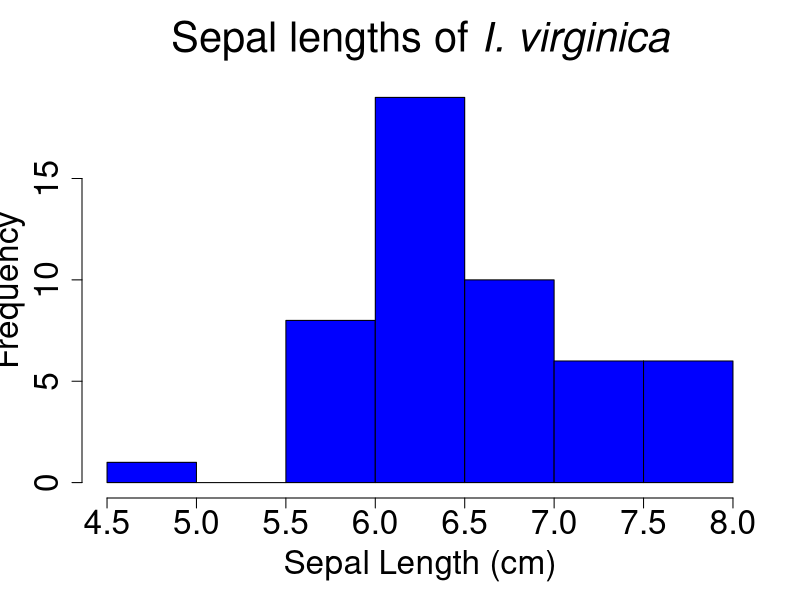
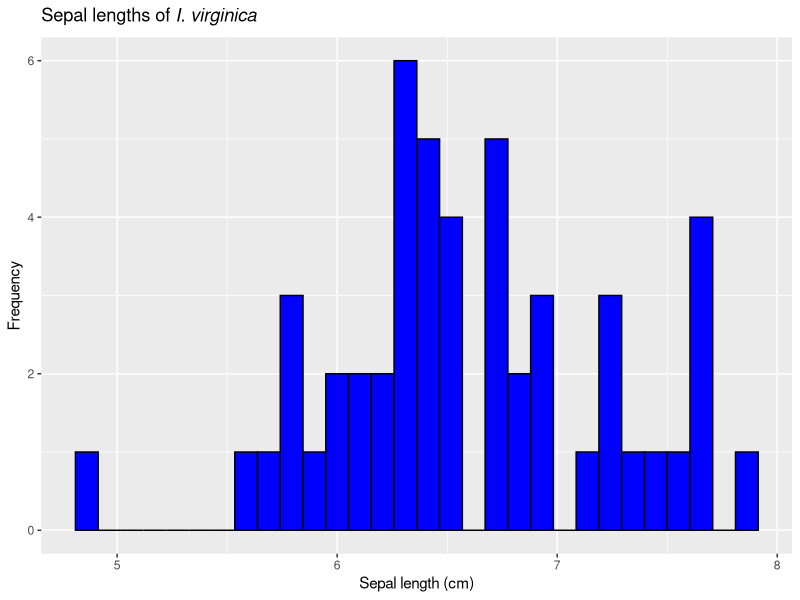
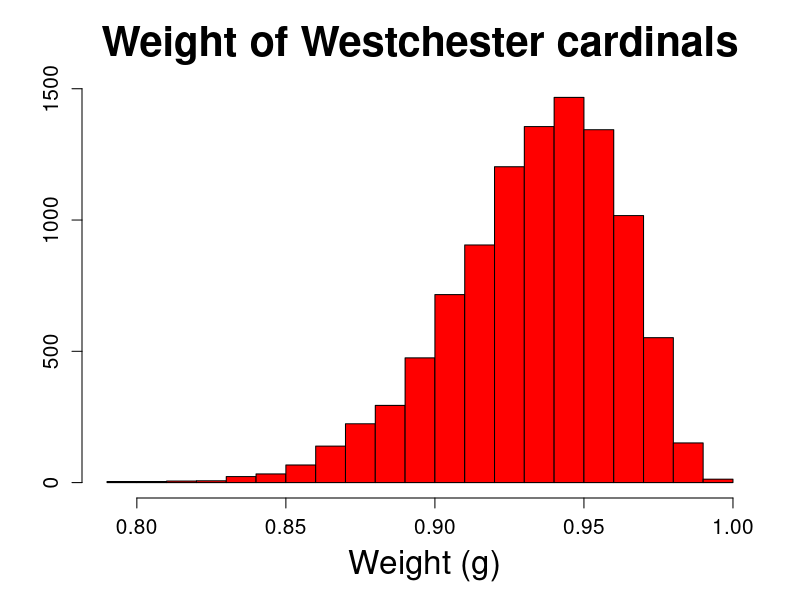
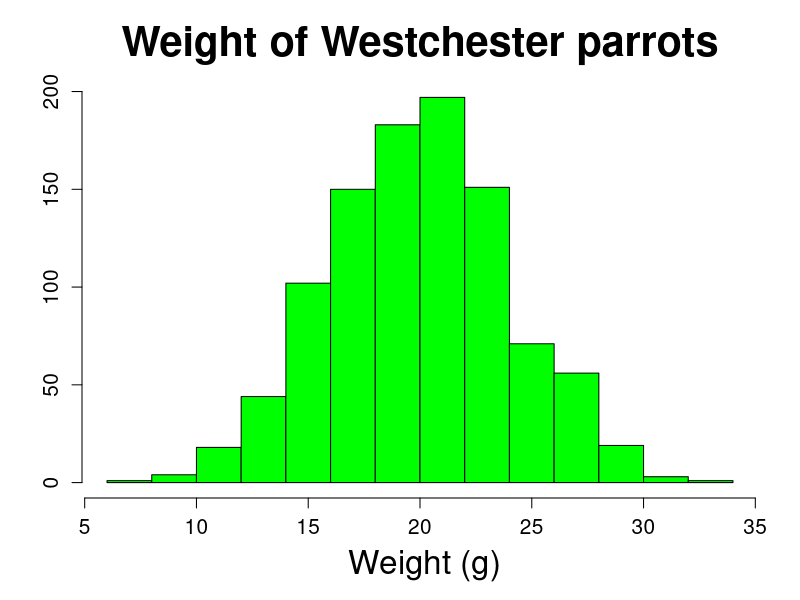
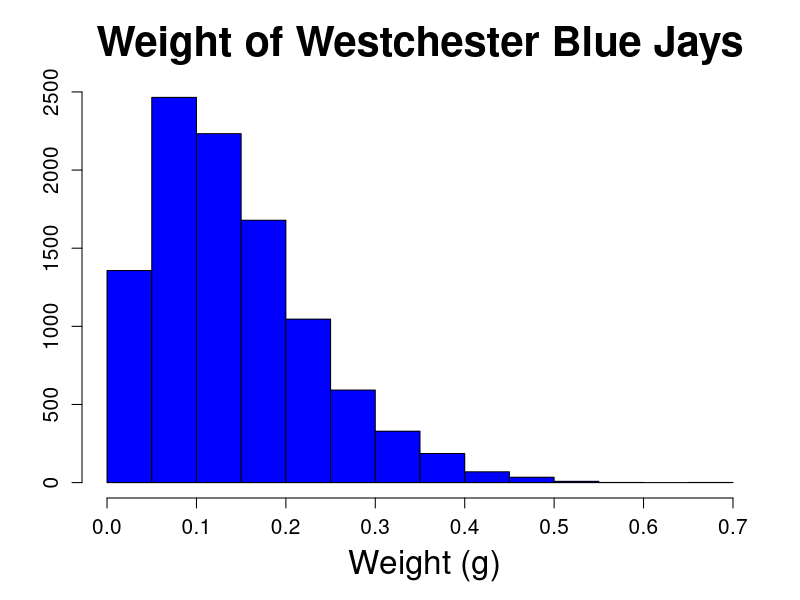
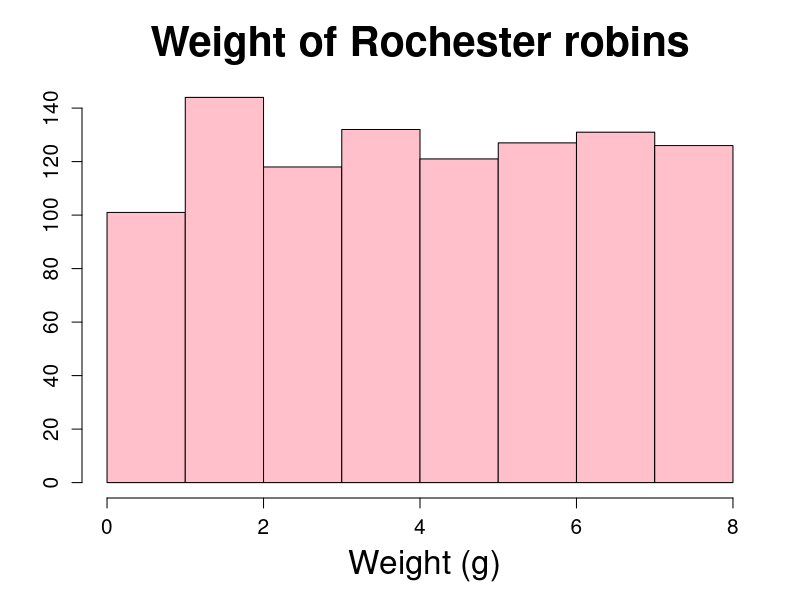
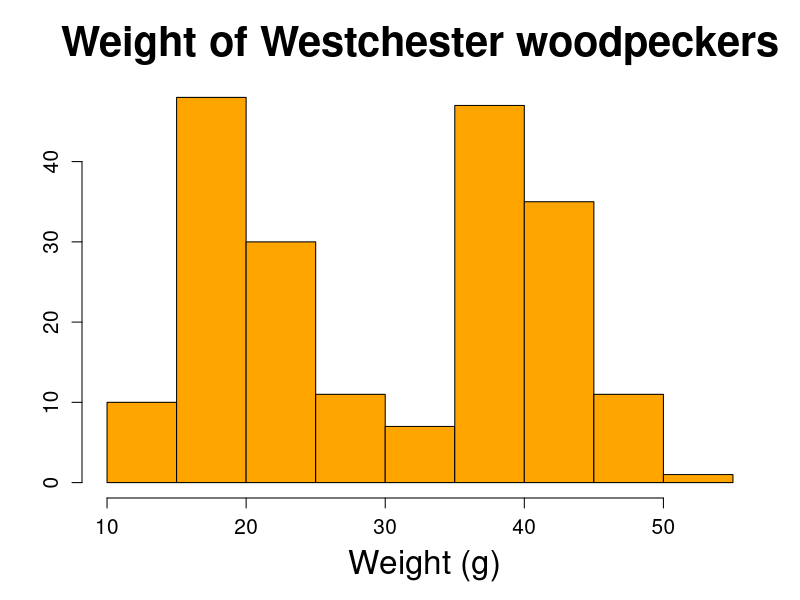

Here is the R script that generated these plots, in order:
## ---- chunk 1
iris
## ---- chunk 2
label_size <- 2
title_size <-2.5
hist(iris[iris$Species == "virginica", "Sepal.Length"], 
     main = expression(paste("Sepal lengths of ",italic("I. virginica"))), 
     xlab = "Sepal Length (cm)", 
     cex.lab=label_size, cex.axis=label_size, cex.main=title_size, 
     cex.sub=label_size, col = "blue")
## ---- chunk 3
#| label: fig-normal_virginica
#| fig-cap: "Example of approximately normal data"

library(ggplot2)
virginica <- iris[iris$Species == "virginica",] # only made to deal with ggplot2 histogram oddity
ggplot(virginica, 
       aes(x=Sepal.Length)) +
  geom_histogram( fill="blue", color="black") +
  labs(title=expression(paste("Sepal lengths of ",italic("I. virginica"))),
       x= "Sepal length (cm)",
       y= "Frequency")

## ---- chunk 4
#| label: fig-cardinals
#| fig-cap: "Example of left-skewed data"
birds <- rbeta(10000,70,5) 

hist(birds, main="Weight of Westchester cardinals", xlab = "\n Weight (g)", ylab = "Frequency (#)\n", col = "red", cex.lab=label_size, cex.axis=1.25, cex.main=title_size, cex.sub=label_size)

## ---- chunk 5
#| label: fig-parrots
#| fig-cap: "Example of normal data"
putnam <- c(rnorm(1000,20,4)) 
hist(putnam, main="Weight of Westchester parrots", xlab = "\n Weight (g)", ylab = "Frequency (#)\n", col = "green", cex.lab=label_size, cex.axis=1.25, cex.main=title_size, cex.sub=label_size)
## ---- chunk 6
#| label: fig-blue_jays
#| fig-cap: "Example of right-skewed data"
blue_jays <- rbeta(10000,2,12)
hist(blue_jays, main="Weight of Westchester Blue Jays", xlab = "\n Weight (g)", ylab = "Frequency (#)\n", col = "blue", cex.lab=label_size, cex.axis=1.25, cex.main=title_size, cex.sub=label_size)
## ---- chunk 7
#| label: fig-robins
#| fig-cap: "Example of uniform data"
rochester <- c(runif(1000,.1,8)) 
hist(rochester, main="Weight of Rochester robins", 
xlab = "\n Weight (g)", 
ylab = "Frequency (#)\n", col = "Pink", cex.lab=label_size, cex.axis=1.25, cex.main=title_size, cex.sub=label_size)
## ---- chunk 8
#| label: fig-woodpeckers
#| fig-cap: "Example of bimodal data"
woodpeckers <- c(rnorm(100,20,4),rnorm(100,40,4)) 
hist(woodpeckers, main="Weight of Westchester woodpeckers", xlab = "\n Weight (g)", ylab = "Frequency (#)\n", col = "orange", cex.lab=label_size, cex.axis=1.25, cex.main=title_size, cex.sub=label_size)
